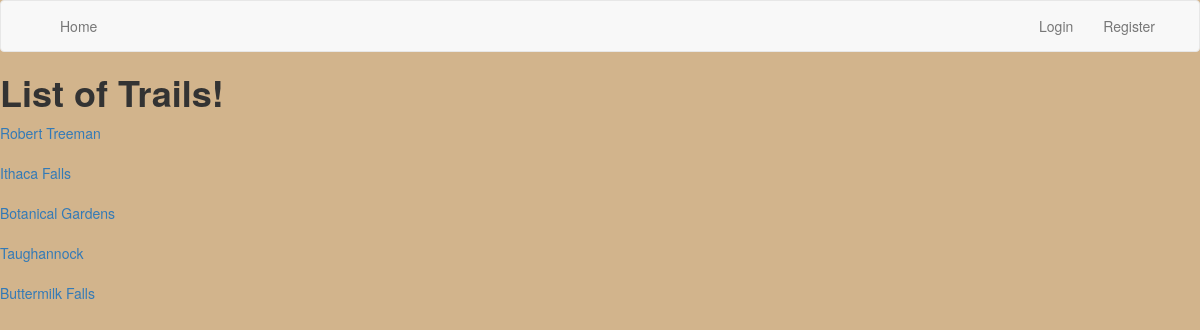
The app's page /trails with its own data.
### app/models.py (models this page shows)
class Trail(db.Model):
    id = db.Column(db.Integer, primary_key=True)
    name = db.Column(db.String(64), index=True, unique=True)
    distance = db.Column(db.String(64), index=True)
    difficulty = db.Column(db.String(64), index=True)
    location = db.Column(db.String(64), index=True)
    description = db.Column(db.String(64), index=True)
    t2rs = db.relationship('TrailToReview', backref='trail', lazy='dynamic')

### app/routes.py (the view)
@app.route('/trails')
def trails():
    user = "List of Trails!"
    trails = Trail.query.filter().all()
    return render_template('trails.html', user=user, trails=trails)

### app/templates/trails.html (shortened to what this page needs)
{% extends "base.html" %}
{% block content %}
<html lang="en">
<head>
</head>
<body>
<h1><b>List of Trails!</b></h1>
    {% for trail in trails %}
        <div><a href="{{ url_for('trail', name=trail.name) }}" >{{ trail.name }}</a></div>
        <br>
    {% endfor %}
</body>
{% endblock %}

### app/static/trails.css (style rules this page uses)
body { background-color: tan; }
* { box-sizing:border-box }

### records on screen
Trail: name "Robert Treeman"
Trail: name "Ithaca Falls"
Trail: name "Botanical Gardens"
Trail: name "Taughannock"
Trail: name "Buttermilk Falls"
